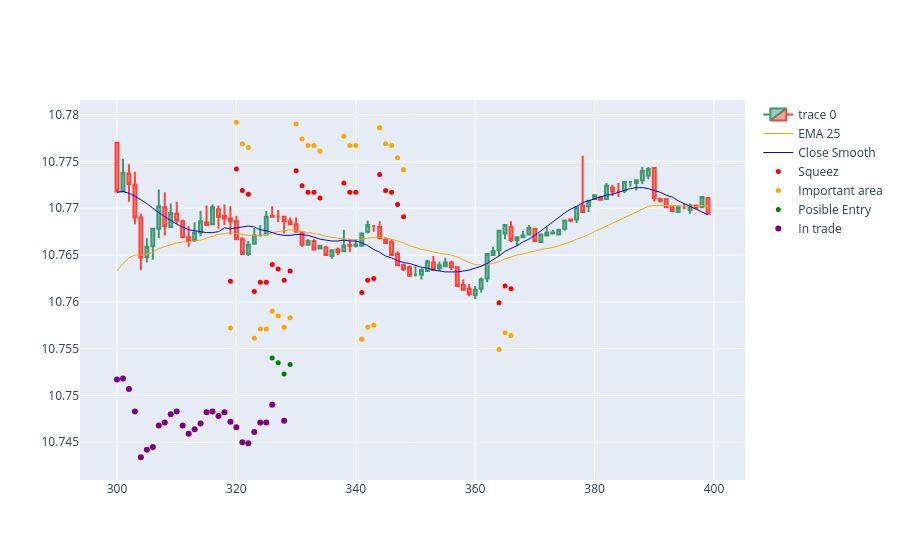

Here is the notebook cell this chart was saved with:
### Code cell
import plotly.graph_objects as go  
import plotly.express as px

dfpl = result[300:400]

fig = go.Figure(
    data=[
        go.Candlestick(
            x=dfpl['bar'], 
            open=round(dfpl['open']*10,4),
            high=round(dfpl['high']*10,4),
            low=round(dfpl['low']*10,4),
            close=round(dfpl['close']*10,4)
        ),
        go.Scatter(
            x=dfpl['bar'], 
            y=round(dfpl['ema25']*10,4),
            line=dict(color='orange', width=1), 
            name="EMA 25"),
        go.Scatter(
            x=dfpl['bar'], 
            y=round(dfpl['close_smooth']*10,4),
            line=dict(color='blue', width=1), 
            name="Close Smooth")
    ]
)

fig.add_scatter(x=dfpl['bar'], y=dfpl['squezzeArea'], mode="markers", marker=dict(size=5, color="red"), name="Squeez")
fig.add_scatter(x=dfpl['bar'], y=dfpl['squeezeCloseToEmaArea'], mode="markers", marker=dict(size=5, color="orange"), name="Important area")
fig.add_scatter(x=dfpl['bar'], y=dfpl['posibleEntry'], mode="markers", marker=dict(size=5, color="green"), name="Posible Entry")
fig.add_scatter(x=dfpl['bar'], y=dfpl['positionArea'], mode="markers", marker=dict(size=6, color="purple"), name="In trade")

fig.update_layout(
    xaxis_rangeslider_visible=False
)

fig.show()
